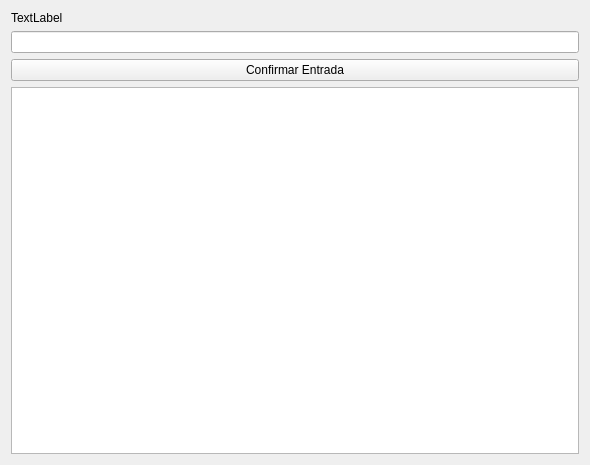
<?xml version="1.0" encoding="UTF-8"?>
<ui version="4.0">
 <class>MainWindow</class>
 <widget class="QMainWindow" name="MainWindow">
  <property name="geometry">
   <rect>
    <x>0</x>
    <y>0</y>
    <width>590</width>
    <height>465</height>
   </rect>
  </property>
  <property name="windowTitle">
   <string>Xadrez</string>
  </property>
  <widget class="QWidget" name="centralWidget">
   <property name="autoFillBackground">
    <bool>false</bool>
   </property>
   <layout class="QGridLayout" name="gridLayout">
    <item row="1" column="0">
     <widget class="QLineEdit" name="set"/>
    </item>
    <item row="3" column="0">
     <widget class="QGraphicsView" name="graphicsView"/>
    </item>
    <item row="2" column="0">
     <widget class="QPushButton" name="button">
      <property name="text">
       <string>Confirmar Entrada</string>
      </property>
     </widget>
    </item>
    <item row="0" column="0">
     <widget class="QLabel" name="label">
      <property name="text">
       <string>TextLabel</string>
      </property>
     </widget>
    </item>
   </layout>
  </widget>
 </widget>
 <layoutdefault spacing="6" margin="11"/>
 <resources/>
 <connections/>
</ui>
